Frame 1 (no input): blank canvas, image omitted
Frame 60 (the mouse pressed at the canvas centre just before this capture): blank canvas, image omitted
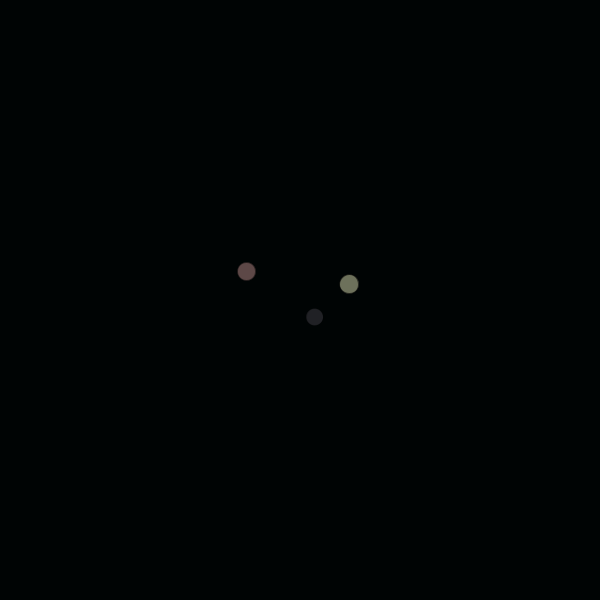
Frame 120 (the mouse held since frame 60 and released just before this capture)

The Processing sketch whose frames 1 and 60 were blank and that drew this single picture after the mouse press (run headless with seeded random() and noise(); from frame 60 on, the mouse is pressed at the canvas centre):

// Processing sketch: processing_157558
// ── processing_157558.pde


ArrayList<Particle> particles;
int NumOfParticles = 150;
float lifespanVal = 165.0;
int diameter = 15;
int diamax = 20;
int diamin = 8;
float lifespanDecrem = 0.1;

boolean mousePres1 = false;
float colrandom = random(150,180);
PVector mousetemp;
float maxspeed = 9;
int m = 0;
float R;
int ColRsign =1;
float G;
int ColGsign =1;
float B;
int ColBsign =1;
float incColor = 0.5;

void setup() {
  size(600,600);
  smooth();
  background(0);
  R = random(0,incColor);
  G = random(0,incColor*4);
  B = random(0,incColor*4);
  
  particles = new ArrayList<Particle>();
}

void draw() {
  m = millis();

  if (R > incColor*5) {
      ColRsign = -1;
    }
  if (R < 0) {
      ColRsign = 1;
    }    
  R = R + incColor * ColRsign * (m % 22000)/21500;

  if (G > incColor*10) {
      ColGsign = -1;
    }
  if (G < 0) {
      ColGsign = 1;
    }    
  G = G + incColor * ColGsign * (m % 22100)/21500;
  
  if (B > incColor*15) {
      ColBsign = -1;
    }
  if (B < 0) {
      ColBsign = 1;
    }    
  B = B + incColor * ColBsign * (m % 22200)/21500;  
  
  background(R, G, B);
  
  for (int i = 0; i < particles.size(); i++) {
    Particle p = particles.get(i);
    p.update(); 
    p.checkEdges();
    p.display();
    if (p.isDead()) {
      particles.remove(i);
    }    
  }
}

void mousePressed() {
  mousePres1 = true;
  if (particles.size() < NumOfParticles) {
    for (int i = 0; i < (random(1,12)); i++) {
      particles.add(new Particle(new PVector(mouseX+random(-4*diameter,4*diameter),mouseY+random(-4*diameter,4*diameter))));
    }
  }
}

void mouseDragged() {
  mousePres1 = true;
  if (particles.size() < NumOfParticles) {
    particles.add(new Particle(new PVector(mouseX+random(-4*diameter,4*diameter),mouseY+random(-4*diameter,4*diameter))));
  } 
}  

void mouseReleased() {
  mousePres1 = false;
  mousetemp = new PVector (pmouseX, pmouseY);
}

class Particle {
  PVector location;
  PVector velocity;
  PVector acceleration;
  float topspeed;
  PVector randomized;  
  float lifespan;
  color colorOfParticle;
  color colorOfStroke; 
  float diam;
  float incrediam = 0.1;
  int sign = 1;  
  float m1;
  
  
  Particle(PVector l) {

    location = l.get();
    
    m1 = random (500, 1000);
    
    velocity = new PVector(0, 0);
    acceleration = new PVector(-0.001,0.01);

    diam = diameter + random (-diameter/2, diameter/2);

    topspeed = maxspeed-random(0,maxspeed/2);

    colorOfParticle = color(colrandom+random(-30,30),colrandom+random(-30,30),colrandom+random(-30,30));
    colorOfStroke = color(colrandom+random(-50,0),colrandom+random(-50,0),colrandom+random(-50,0));    
    
    lifespan = lifespanVal-random(0,110);
    
  }
  
  void update() {
    PVector mouse = new PVector(0, 0);
    if (mousePres1 == true) {
      mouse = new PVector(mouseX,mouseY);
      }
    else {
      if ((m % 5000) > 1500) {
        mouse = new PVector(random(0,width),random(0,height));        
      }
      else {
        mouse = mousetemp;
      }
    }      
    PVector dir = PVector.sub(mouse,location);
    dir.normalize(); 
    dir.mult(0.5); 
    randomized = PVector.random2D();
    randomized.mult(random(0.4));
    dir.add(randomized); 
    acceleration = dir;
    velocity.add(acceleration);
    velocity.limit(topspeed);
    location.add(velocity);
    lifespan -= lifespanDecrem;
  }
  void display() {
    
    if (diam > diamax) {
      sign = -1;
    }
    if (diam < diamin) {
      sign = 1;
    }    
    
    diam = diam + sign*incrediam*((m % m1)/500);
//    diam = diam + incrediam*((m % 1000)/500);
//    println((m % 500)/500);
    
    stroke(colorOfStroke-lifespan/3,lifespan);
    fill(colorOfParticle,lifespan);
    ellipse(location.x,location.y,diam,diam);
  }
  void checkEdges() {
    if (location.x > width) {
      location.x = 0;
    } else if (location.x < 0) {
      location.x = width;
    }
    if (location.y > height) {
      location.y = 0;
    } else if (location.y < 0) {
      location.y = height;
    }
  }
  boolean isDead() { 
    if (lifespan < 0.0) {
      return true;
    } else {
      return false;
    }
  }
}
